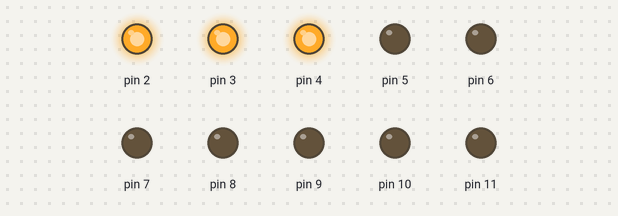
A sketch run on a simulated Arduino Uno, built with avr-gcc and run on an emulated ATmega328P. Parts: output pins drawn as LEDs (lit = HIGH).

Above: at 0.02 s.
At 0.27 s:
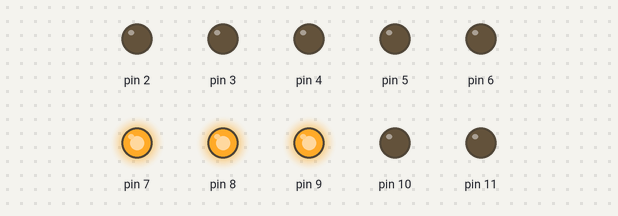
At 0.57 s:
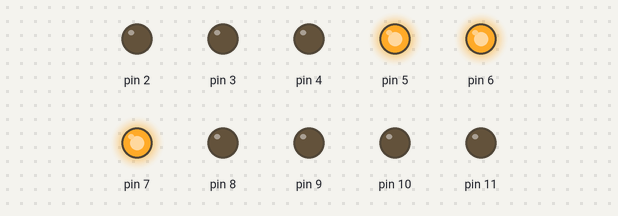
At 1.37 s:
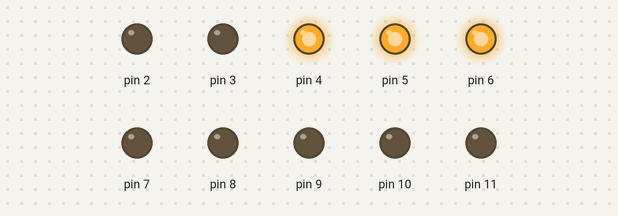
At 2.02 s:
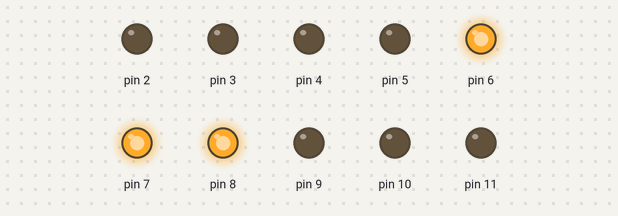
At 2.92 s:
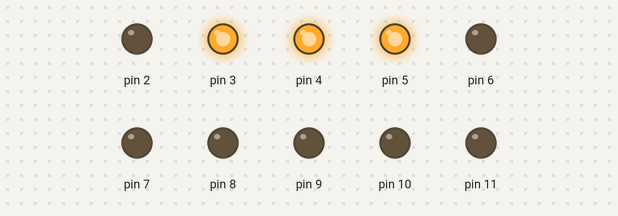
Timing chart, 0 to 3.2 s (numbered marks = the images above):
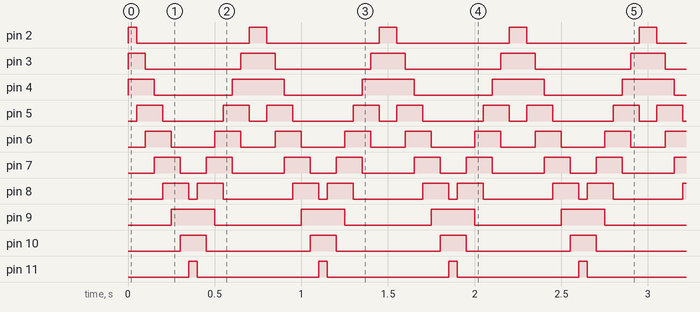

The sketch:

sketch_aug30a.ino
```cpp
int delaytime=50;

void setup() {
  // put your setup code here, to run once:
pinMode(2, OUTPUT);
pinMode(3, OUTPUT);
pinMode(4, OUTPUT);
pinMode(5, OUTPUT);
pinMode(6, OUTPUT);
pinMode(7, OUTPUT);
pinMode(8, OUTPUT);
pinMode(9, OUTPUT);
pinMode(10, OUTPUT);
pinMode(11, OUTPUT);
}

void loop() {
  // put your main code here, to run repeatedly:
digitalWrite(2, HIGH);
digitalWrite(3, HIGH);
digitalWrite(4, HIGH);
delay(delaytime);
digitalWrite(2, LOW);
digitalWrite(5, HIGH);
delay(delaytime);
digitalWrite(3, LOW);
digitalWrite(6, HIGH);
delay(delaytime);
digitalWrite(4, LOW);
digitalWrite(7, HIGH);
delay(delaytime);
digitalWrite(5, LOW);
digitalWrite(8, HIGH);
delay(delaytime);
digitalWrite(6, LOW);
digitalWrite(9, HIGH);
delay(delaytime);
digitalWrite(7, LOW);
digitalWrite(10, HIGH);
delay(delaytime);
digitalWrite(8, LOW);
digitalWrite(11, HIGH);
delay(delaytime);
digitalWrite(11, LOW);
digitalWrite(8, HIGH);
delay(delaytime);
digitalWrite(10, LOW);
digitalWrite(7, HIGH);
delay(delaytime);
digitalWrite(9, LOW);
digitalWrite(6, HIGH);
delay(delaytime);
digitalWrite(8, LOW);
digitalWrite(5, HIGH);
delay(delaytime);
digitalWrite(7, LOW);
digitalWrite(4, HIGH);
delay(delaytime);
digitalWrite(6, LOW);
digitalWrite(3, HIGH);
delay(delaytime);
digitalWrite(5, LOW);
digitalWrite(2, HIGH);
delay(delaytime);
}
```

Measured:
- by itself, pin 2: alternates HIGH for 0.10 s and LOW for 0.65 s
- by itself, pin 3: repeats every 0.75 s: LOW 0.55 s, HIGH 0.20 s
- by itself, pin 4: repeats every 0.75 s: LOW 0.45 s, HIGH 0.30 s
- by itself, pin 5: repeats every 0.75 s: LOW 0.35 s, HIGH 0.15 s, LOW 0.10 s, HIGH 0.15 s
- by itself, pin 6: alternates HIGH for 0.15 s and LOW for 0.23 s
- by itself, pin 7: repeats every 0.75 s: LOW 0.15 s, HIGH 0.15 s, LOW 0.30 s, HIGH 0.15 s
- by itself, pin 8: repeats every 0.75 s: LOW 0.05 s, HIGH 0.15 s, LOW 0.40 s, HIGH 0.15 s
- by itself, pin 9: alternates HIGH for 0.25 s and LOW for 0.50 s
